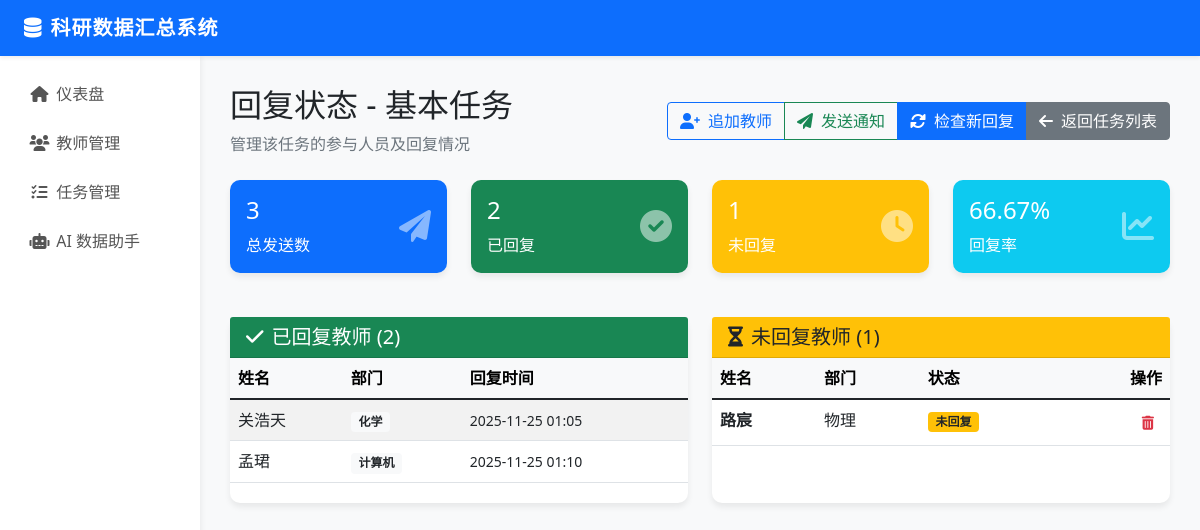
Screenshot of /tasks/1/replies with the database file from the repository.
### models.py (models this page shows, shortened)
class SummaryTask(db.Model):
    __tablename__ = 'summary_tasks'
    task_id = db.Column(db.Integer, primary_key=True)
    task_name = db.Column(db.String(100), unique=True, nullable=False)
    description = db.Column(db.Text)
    create_time = db.Column(db.DateTime, default=datetime.utcnow)
    deadline = db.Column(db.DateTime)
    template_path = db.Column(db.String(255))
    template_fields = db.Column(db.Text)
    column_mapping = db.Column(db.Text)

class Teacher(db.Model):
    __tablename__ = 'teachers'
    teacher_id = db.Column(db.Integer, primary_key=True)
    teacher_name = db.Column(db.String(50), nullable=False)
    department = db.Column(db.String(50), nullable=False)
    email = db.Column(db.String(100), unique=True, nullable=False)
    phone = db.Column(db.String(20))
    id_card = db.Column(db.String(20))
    birthdate = db.Column(db.Date)
    title = db.Column(db.String(50))
    position = db.Column(db.String(50))
    education = db.Column(db.String(50))
    degree = db.Column(db.String(50))
    created_at = db.Column(db.DateTime, default=datetime.utcnow)

### app.py (the view)
@app.route('/tasks/<int:task_id>/replies')
def task_replies(task_id):
    try:
        task = SummaryTask.query.get_or_404(task_id)
        replied_records = EmailRecord.query.filter_by(task_id=task_id, status='已回复').all()
        not_replied_records = EmailRecord.query.filter(
            EmailRecord.task_id == task_id,
            EmailRecord.status != '已回复'
        ).all()
        replied_list = []
        for r in replied_records:
            teacher = Teacher.query.get(r.teacher_id)
            if teacher:
                replied_list.append({
                    'teacher_name': teacher.teacher_name,
                    'department': teacher.department,
                    'reply_time': r.replied_time.strftime('%Y-%m-%d %H:%M') if r.replied_time else '未知',
                    'teacher_id': teacher.teacher_id
                })
        not_replied_list = []
        for r in not_replied_records:
            teacher = Teacher.query.get(r.teacher_id)
            if teacher:
                not_replied_list.append({'teacher_id': teacher.teacher_id,'teacher_name': teacher.teacher_name, 'department': teacher.department, 'email': teacher.email,'status': r.status})
        all_teachers = Teacher.query.order_by(Teacher.teacher_name).all() # <--- 【新增】
        total = len(replied_list) + len(not_replied_list)
        stats = {
            'total': total,
            'replied': len(replied_list),
            'not_replied': len(not_replied_list),
            'reply_rate': round((len(replied_list) / total * 100), 2) if total > 0 else 0
        }
        return render_template('task_replies.html', task=task, statistics=stats, replied_teachers=replied_list, not_replied_teachers=not_replied_list,all_teachers=all_teachers)
    except Exception as e:
        flash(f'加载回复详情失败: {str(e)}')
        return redirect(url_for('manage_tasks'))

### templates/task_replies.html (shortened to what this page needs)
{% extends "base.html" %}
{% block content %}
<div class="d-flex justify-content-between align-items-center mb-4">
    <div>
        <h2>回复状态 - {{ task.task_name }}</h2>
        <p class="text-muted mb-0">管理该任务的参与人员及回复情况</p>
    </div>
    <div class="btn-group">
        <button class="btn btn-outline-primary" data-bs-toggle="modal" data-bs-target="#addTeacherModal">
            <i class="fas fa-user-plus me-2"></i>追加教师
        </button>
        <button class="btn btn-outline-success" onclick="sendPendingEmails()">
            <i class="fas fa-paper-plane me-2"></i>发送通知
        </button>
        <button class="btn btn-primary" onclick="checkReplies()">
            <i class="fas fa-sync-alt me-2"></i>检查新回复
        </button>
        <a href="{{ url_for('manage_tasks') }}" class="btn btn-secondary">
            <i class="fas fa-arrow-left me-2"></i>返回任务列表
        </a>
    </div>
</div>
<div class="row mb-4">
    <div class="col-md-3">
        <div class="card text-white bg-primary">
            <div class="card-body">
                <div class="d-flex justify-content-between">
                    <div><h4>{{ statistics.total }}</h4><p class="mb-0">总发送数</p></div>
                    <div class="align-self-center"><i class="fas fa-paper-plane fa-2x opacity-50"></i></div>
                </div>
            </div>
        </div>
    </div>
    <div class="col-md-3">
        <div class="card text-white bg-success">
            <div class="card-body">
                <div class="d-flex justify-content-between">
                    <div><h4>{{ statistics.replied }}</h4><p class="mb-0">已回复</p></div>
                    <div class="align-self-center"><i class="fas fa-check-circle fa-2x opacity-50"></i></div>
                </div>
            </div>
        </div>
    </div>
    <div class="col-md-3">
        <div class="card text-white bg-warning">
            <div class="card-body">
                <div class="d-flex justify-content-between">
                    <div><h4>{{ statistics.not_replied }}</h4><p class="mb-0">未回复</p></div>
                    <div class="align-self-center"><i class="fas fa-clock fa-2x opacity-50"></i></div>
                </div>
            </div>
        </div>
    </div>
    <div class="col-md-3">
        <div class="card text-white bg-info">
            <div class="card-body">
                <div class="d-flex justify-content-between">
                    <div><h4>{{ statistics.reply_rate }}%</h4><p class="mb-0">回复率</p></div>
                    <div class="align-self-center"><i class="fas fa-chart-line fa-2x opacity-50"></i></div>
                </div>
            </div>
        </div>
    </div>
</div>
<div class="row">
    <div class="col-md-6">
        <div class="card h-100">
            <div class="card-header bg-success text-white">
                <h5 class="mb-0"><i class="fas fa-check me-2"></i>已回复教师 ({{ replied_teachers|length }})</h5>
            </div>
            <div class="card-body p-0">
                {% if replied_teachers %}
                <div class="table-responsive" style="max-height: 500px;">
                    <table class="table table-hover table-striped mb-0">
                        <thead class="table-light sticky-top">
                            <tr>
                                <th>姓名</th>
                                <th>部门</th>
                                <th>回复时间</th>
                            </tr>
                        </thead>
                        <tbody>
                            {% for teacher in replied_teachers %}
                            <tr>
                                <td>{{ teacher.teacher_name }}</td>
                                <td><span class="badge bg-light text-dark">{{ teacher.department }}</span></td>
                                <td><small>{{ teacher.reply_time }}</small></td>
                            </tr>
                            {% endfor %}
                        </tbody>
                    </table>
                </div>
                {% else %}
                <div class="text-center py-5 text-muted">暂无回复数据</div>
                {% endif %}
            </div>
        </div>
    </div>
    <div class="col-md-6">
        <div class="card h-100">
            <div class="card-header bg-warning text-dark d-flex justify-content-between align-items-center">
                <h5 class="mb-0"><i class="fas fa-hourglass-half me-2"></i>未回复教师 ({{ not_replied_teachers|length }})</h5>
            </div>
            <div class="card-body p-0">
                {% if not_replied_teachers %}
                <div class="table-responsive" style="max-height: 500px;">
                    <table class="table table-hover mb-0">
                        <thead class="table-light sticky-top">
                            <tr>
                                <th>姓名</th>
                                <th>部门</th>
                                <th>状态</th>
                                <th class="text-end">操作</th>
                            </tr>
                        </thead>
                        <tbody>
                            {% for teacher in not_replied_teachers %}
                            <tr>
                                <td class="fw-bold">{{ teacher.teacher_name }}</td>
                                <td>{{ teacher.department }}</td>
                                <td>
                                    {% if teacher.status == '未发送' %}
                                        <span class="badge bg-secondary">待发送</span>
                                    {% else %}
                                        <span class="badge bg-warning text-dark">未回复</span>
                                    {% endif %}
                                </td>
                                <td class="text-end">
                                    <button class="btn btn-sm btn-outline-danger border-0"
                                            onclick="removeTeacher('{{ task.task_id }}', '{{ teacher.teacher_id }}', '{{ teacher.teacher_name }}')"
                                            title="从本任务中移除">
                                        <i class="fas fa-trash-alt"></i>
                                    </button>
                                </td>
                            </tr>
                            {% endfor %}
                        </tbody>
                    </table>
                </div>
                {% else %}
                <div class="text-center py-5 text-success">
                    <i class="fas fa-check-circle fa-3x mb-3"></i>
                    <p>太棒了！所有教师都已回复。</p>
                </div>
                {% endif %}
            </div>
        </div>
    </div>
</div>
{% endblock %}

### templates/base.html (style rules this page uses)
body { background-color: #f8f9fa; }
.card { border: none; box-shadow: 0 4px 6px rgba(0,0,0,0.07); border-radius: 10px; margin-bottom: 20px; transition: transform 0.2s; }

### rows the page displays
SummaryTask: task_name "基本任务"
Teacher: teacher_name "关浩天", department "化学", reply_time "2025-11-25 01:05"
Teacher: teacher_name "孟珺", department "计算机", reply_time "2025-11-25 01:10"
Teacher: teacher_name "路宸", department "物理"

### other values shown
{{ statistics.total }} "3"
{{ statistics.replied }} "2"
{{ statistics.not_replied }} "1"
{{ statistics.reply_rate }} "66.67"
{{ replied_teachers|length }} "2"
{{ not_replied_teachers|length }} "1"
